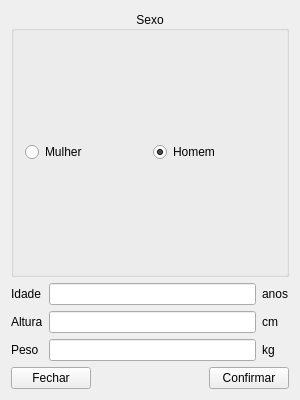
<?xml version="1.0" encoding="UTF-8"?>
<ui version="4.0">
 <class>MainWindow</class>
 <widget class="QMainWindow" name="MainWindow">
  <property name="geometry">
   <rect>
    <x>0</x>
    <y>0</y>
    <width>300</width>
    <height>400</height>
   </rect>
  </property>
  <property name="windowTitle">
   <string>MainWindow</string>
  </property>
  <widget class="QWidget" name="centralWidget">
   <layout class="QGridLayout" name="gridLayout_2">
    <item row="0" column="0">
     <widget class="QGroupBox" name="groupBox">
      <property name="sizePolicy">
       <sizepolicy hsizetype="Preferred" vsizetype="Minimum">
        <horstretch>0</horstretch>
        <verstretch>0</verstretch>
       </sizepolicy>
      </property>
      <property name="title">
       <string>Sexo</string>
      </property>
      <property name="alignment">
       <set>Qt::AlignCenter</set>
      </property>
      <layout class="QHBoxLayout" name="horizontalLayout_3">
       <item>
        <layout class="QHBoxLayout" name="horizontalLayout_2">
         <item>
          <widget class="QRadioButton" name="rbMulher">
           <property name="text">
            <string>Mulher</string>
           </property>
          </widget>
         </item>
         <item>
          <widget class="QRadioButton" name="rbHomem">
           <property name="text">
            <string>Homem</string>
           </property>
           <property name="checked">
            <bool>true</bool>
           </property>
          </widget>
         </item>
        </layout>
       </item>
      </layout>
     </widget>
    </item>
    <item row="1" column="0">
     <layout class="QGridLayout" name="gridLayout">
      <property name="sizeConstraint">
       <enum>QLayout::SetMaximumSize</enum>
      </property>
      <item row="0" column="0">
       <widget class="QLabel" name="label">
        <property name="text">
         <string>Idade</string>
        </property>
       </widget>
      </item>
      <item row="0" column="1">
       <widget class="QLineEdit" name="lineIdade">
        <property name="inputMethodHints">
         <set>Qt::ImhNone</set>
        </property>
       </widget>
      </item>
      <item row="0" column="2">
       <widget class="QLabel" name="label_4">
        <property name="text">
         <string>anos</string>
        </property>
       </widget>
      </item>
      <item row="1" column="0">
       <widget class="QLabel" name="label_2">
        <property name="text">
         <string>Altura</string>
        </property>
       </widget>
      </item>
      <item row="1" column="1">
       <widget class="QLineEdit" name="lineAltura">
        <property name="inputMethodHints">
         <set>Qt::ImhNone</set>
        </property>
       </widget>
      </item>
      <item row="1" column="2">
       <widget class="QLabel" name="label_5">
        <property name="text">
         <string>cm</string>
        </property>
       </widget>
      </item>
      <item row="2" column="0">
       <widget class="QLabel" name="label_3">
        <property name="text">
         <string>Peso</string>
        </property>
       </widget>
      </item>
      <item row="2" column="1">
       <widget class="QLineEdit" name="linePeso">
        <property name="inputMethodHints">
         <set>Qt::ImhNone</set>
        </property>
       </widget>
      </item>
      <item row="2" column="2">
       <widget class="QLabel" name="label_6">
        <property name="text">
         <string>kg</string>
        </property>
       </widget>
      </item>
     </layout>
    </item>
    <item row="2" column="0">
     <layout class="QHBoxLayout" name="horizontalLayout">
      <item>
       <widget class="QPushButton" name="btnFechar">
        <property name="text">
         <string>Fechar</string>
        </property>
       </widget>
      </item>
      <item>
       <spacer name="horizontalSpacer">
        <property name="orientation">
         <enum>Qt::Horizontal</enum>
        </property>
        <property name="sizeHint" stdset="0">
         <size>
          <width>40</width>
          <height>20</height>
         </size>
        </property>
       </spacer>
      </item>
      <item>
       <widget class="QPushButton" name="btnConfirmar">
        <property name="text">
         <string>Confirmar</string>
        </property>
       </widget>
      </item>
     </layout>
    </item>
   </layout>
  </widget>
 </widget>
 <layoutdefault spacing="6" margin="11"/>
 <resources/>
 <connections>
  <connection>
   <sender>btnFechar</sender>
   <signal>clicked()</signal>
   <receiver>MainWindow</receiver>
   <slot>close()</slot>
   <hints>
    <hint type="sourcelabel">
     <x>69</x>
     <y>327</y>
    </hint>
    <hint type="destinationlabel">
     <x>75</x>
     <y>356</y>
    </hint>
   </hints>
  </connection>
 </connections>
</ui>
